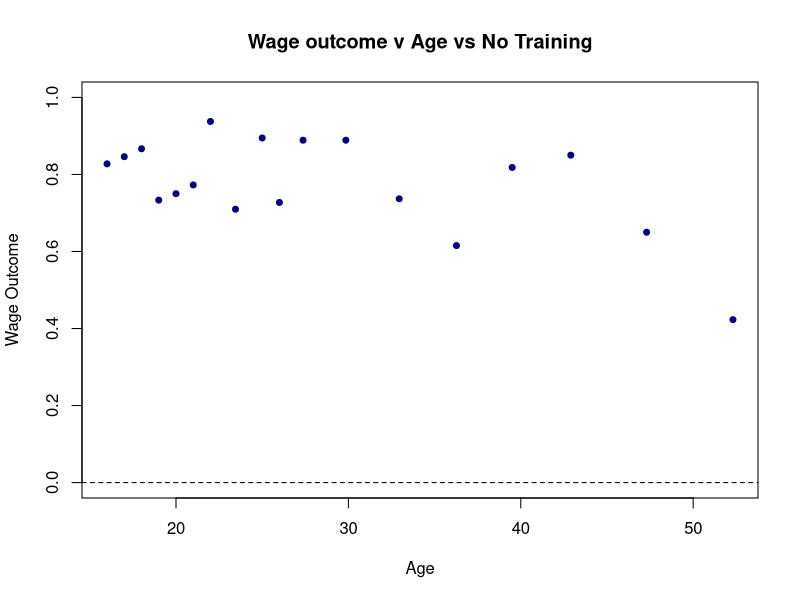
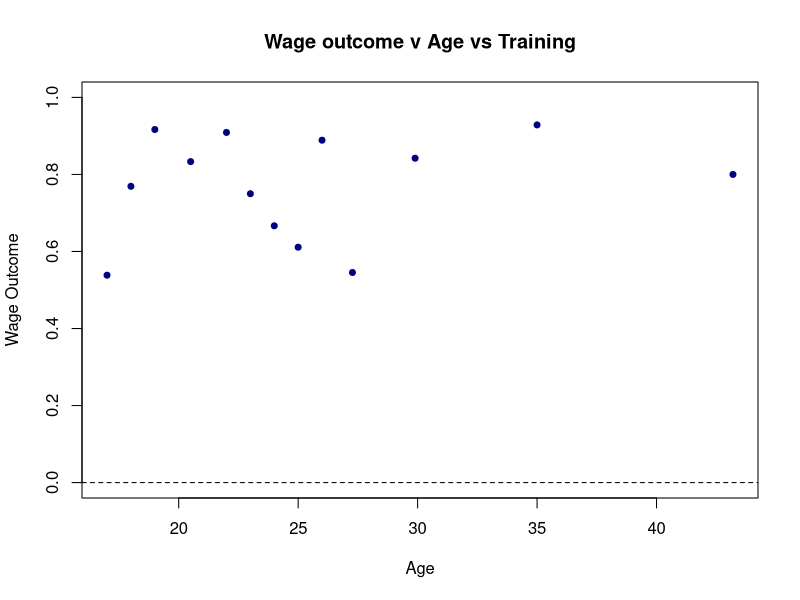
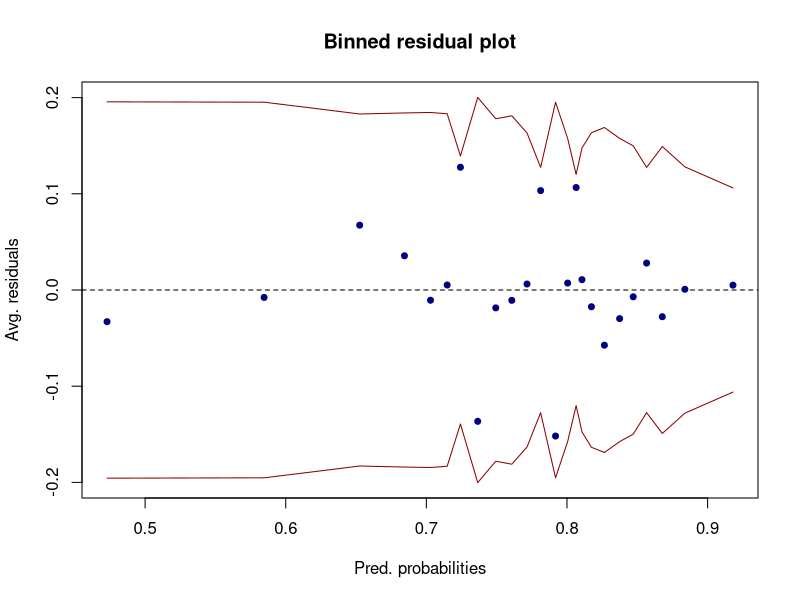
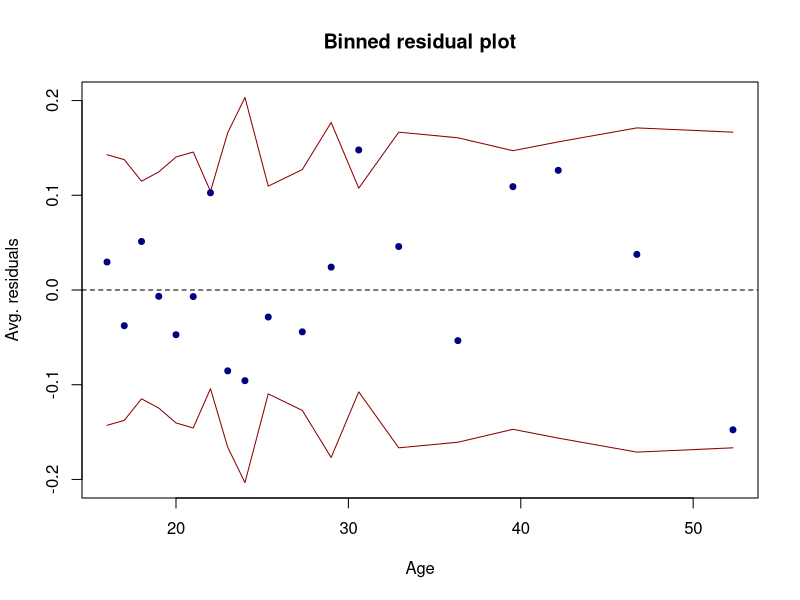
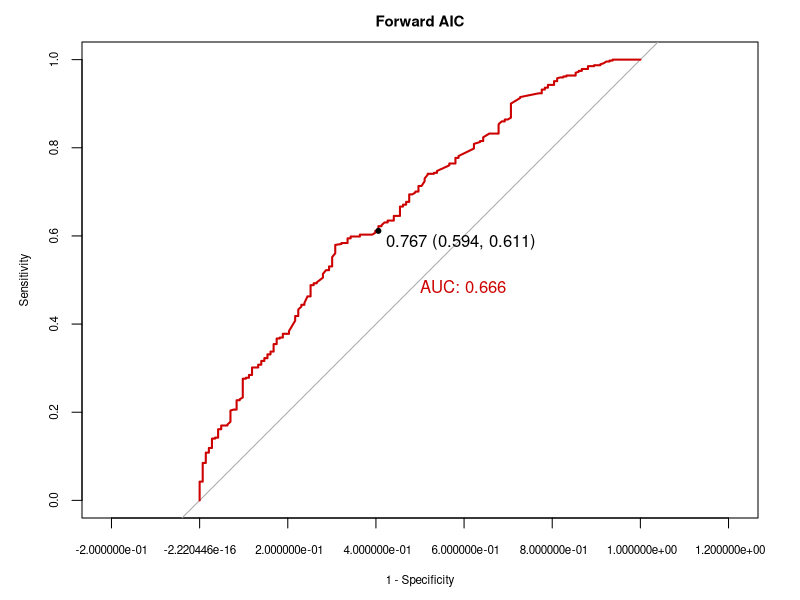
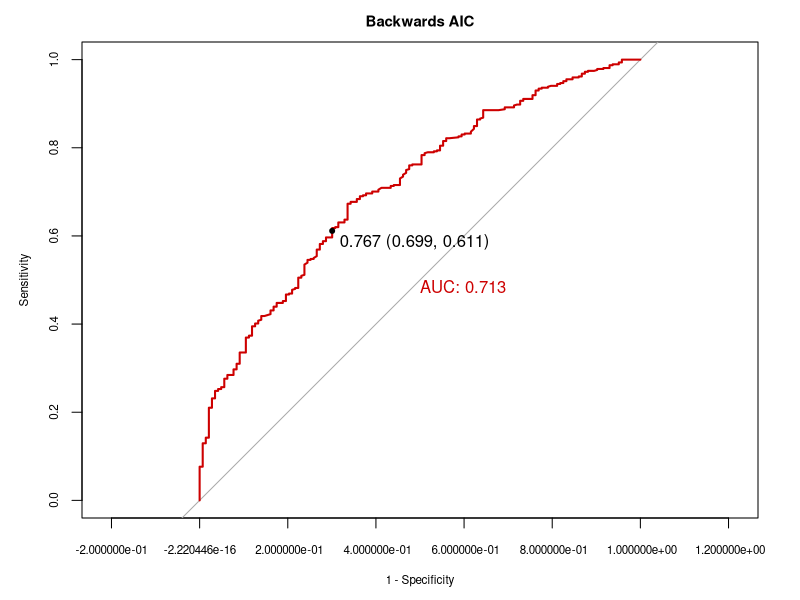
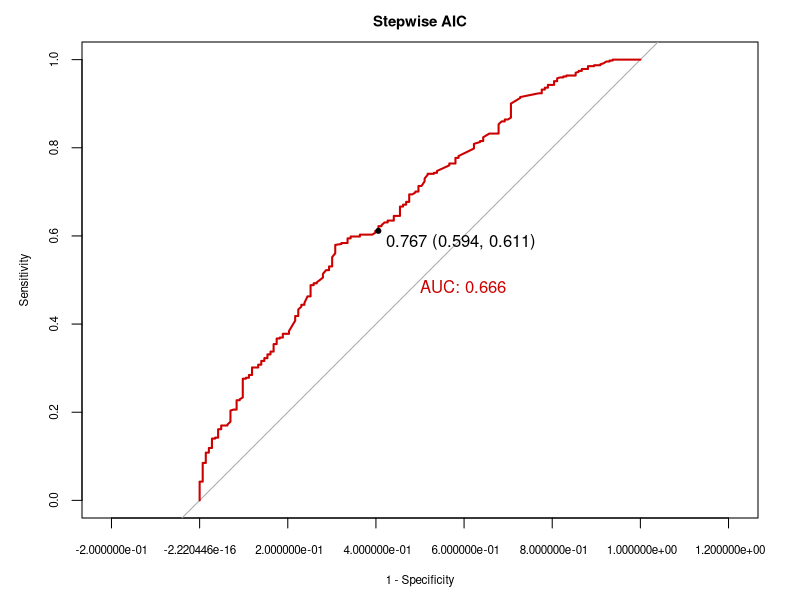
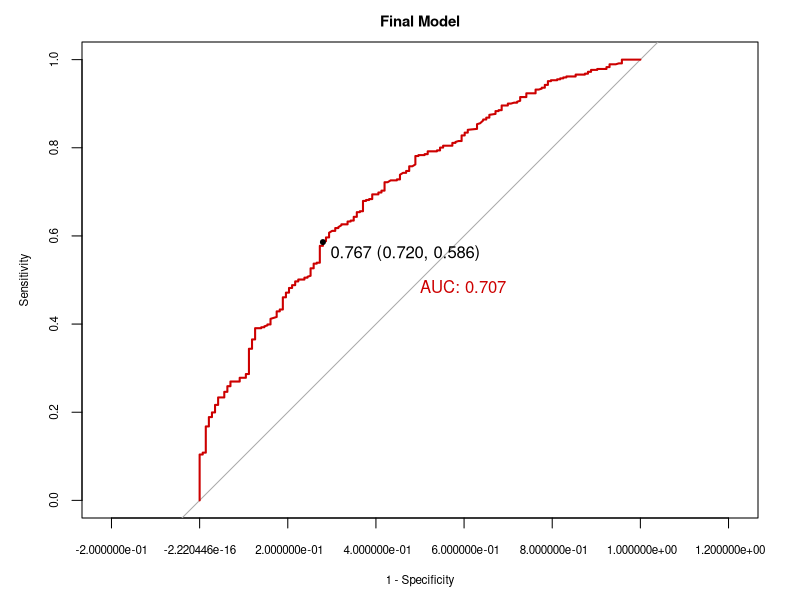

These figures' R source, in order:
## ---- chunk 1
knitr::opts_chunk$set(echo = TRUE)
library(ggplot2)
library(readr)
library(dplyr)
library(arm)
library(pROC)
library(caret)
library(data.table)
library(magrittr)
library(kableExtra)
library(xtable)
options(xtable.comment = FALSE)
## ---- chunk 2
df <- read.csv("Data/lalonde.csv")
df <- fread("Data/lalonde.csv")
df[,outcome := re78 - re74]
df[,b := as.numeric(re78>0)]
df[,bf := factor(re78>0)]
df[,race := c("black", "other")[black+1]]
df[hispan==1,race := "hispanic"]
df[,race := factor(race)]
df[,nodegree_f := factor(nodegree)]
df[,married_f := factor(married)]
df[,treat_f := factor(treat)]
df[,growth := re78 - re74]
df[treat==0,growth := re78 - re75]
df$wage <- ifelse(df$re78 > 0, 1, 0)
df$wage_fact <- factor(df$wage)
## ---- chunk 3
wage_treat <- apply(table(df[,c('wage_fact', 'treat')]) / sum(table(df[,c('wage_fact', 'treat')])), 2, function(x) x/sum(x))
rownames(wage_treat) <- c("wage0", "wage1")
colnames(wage_treat) <- c("treat0", "treat1")
knitr::kable(wage_treat, escape = FALSE, 'pipe',  caption = "Conditional table for wage given treat", digits=2)

#knitr::kable(list(wage_treat, wage_race))
## ---- chunk 4
#Training v race v outcome
interact_df = data.frame(
  treat0 = df[df$treat==0,] %$% table(race, b) %>% prop.table(1) %>% c %>% extract(4:6),
  treat1 = df[df$treat==1,] %$% table(race, b) %>% prop.table(1) %>% c %>% extract(4:6),
  race = levels(df$race)
)
knitr::kable(interact_df,  escape = FALSE, 'pipe', caption = "Conditional probability of wage being non-zero given treat and race", digits=2)
## ---- chunk 5

#wage v age v train
binnedplot(y=df$wage[df$treat==0], 
           df$age[df$treat==0],
           xlab='Age',
           ylim=c(0,1),  
           col.pts='navy', 
           ylab ='Wage Outcome', 
           main='Wage outcome v Age vs No Training', 
           col.int='white')

binnedplot(y=df$wage[df$treat==1], 
           df$age[df$treat==1], 
           xlab='Age', 
           ylim=c(0,1),  
           col.pts='navy', 
           ylab ='Wage Outcome', 
           main='Wage outcome v Age vs Training', 
           col.int='white')

## ---- chunk 6
glm1 <- glm(wage_fact ~ treat + age + educ + race + married + nodegree + re74, data = df, family = binomial(link=logit))
## ---- chunk 7
resids1 <- residuals(glm1, "resp")
binnedplot(fitted(glm1), resids1, xlab="Pred. probabilities",
           col.int="red4",ylab="Avg. residuals",main="Binned residual plot",col.pts="navy")
binnedplot(df$age, resids1, xlab="Age",
           col.int="red4",ylab="Avg. residuals",main="Binned residual plot",col.pts="navy")

## ---- chunk 8
full_glm <- glm(wage_fact ~ treat + age + educ + race + married + nodegree + re74  + 
                  treat*(re74 +  married + nodegree + race + age + educ) + 
                  race*(re74 +  married + nodegree + age + educ) + 
                  married*(re74 + nodegree + age + educ) +
                  nodegree*(re74 +  age + educ), data = df, family = binomial(link=logit))
null_glm <- glm(wage_fact ~ treat, data = df, family = binomial())
## ---- chunk 9
invisible(anova(glm1, full_glm, test = "Chisq"))
## ---- chunk 10
f_aic <- step(null_glm, scope = formula(full_glm), direction = "forward", trace = 0) 
step_aic <- step(null_glm, scope = formula(full_glm), direction = "both", trace = 0)
b_aic <- step(full_glm, direction = "backward", trace = 0)
f_resids <- residuals(f_aic, "resp")
b_resids <- residuals(b_aic, "resp")
step_resids <- residuals(step_aic, "resp")
## ---- chunk 11
invisible(roc(df$wage_fact, fitted(f_aic), plot = T, print.thres = mean(as.numeric(as.character(df$wage_fact))), legacy.axes = T, print.auc = T, col = "red3", main = "Forward AIC", cex.main = 0.9, cex.lab = 0.7, cex.axis = 0.7))
invisible(roc(df$wage_fact, fitted(b_aic), plot = T, print.thres = mean(as.numeric(as.character(df$wage_fact))), legacy.axes = T, print.auc = T, col = "red3", main = "Backwards AIC", cex.main = 0.9, cex.lab = 0.7, cex.axis = 0.7))
invisible(roc(df$wage_fact, fitted(step_aic), plot = T, print.thres = mean(as.numeric(as.character(df$wage_fact))), legacy.axes = T, print.auc = T, col = "red3", main = "Stepwise AIC", cex.main = 0.9, cex.lab = 0.7, cex.axis = 0.7))
## ---- chunk 12
final_model <- glm(wage_fact ~ treat + age + educ + race + married + nodegree + 
    re74 + treat:re74 + treat:race + treat:age + race:married + race:nodegree + educ:race + age:nodegree, 
    family = binomial(), data = df)
#no_race <- glm(wage_fact ~ treat + age + educ + race + married + nodegree + 
 #   re74 + treat:re74 + treat:age + race:married + race:nodegree + educ:race + age:nodegree, family = binomial(), data = df)
no_race <- glm(wage_fact ~ treat + age + educ + married + nodegree + 
    re74 + treat:re74 + treat:age + age:nodegree, family = binomial(), data = df)
xtable(summary(final_model), digits=2)
invisible(anova(no_race, final_model, test = "Chisq"))
## ---- chunk 13
invisible(confint(final_model, level=0.95))

## ---- chunk 14
invisible(roc(df$wage_fact, fitted(final_model), plot = T, print.thres = mean(as.numeric(as.character(df$wage_fact))), legacy.axes = T, print.auc = T, col = "red3", main = "Final Model", cex.main = 0.9, cex.lab = 0.7, cex.axis = 0.7))

binnedplot(fitted(final_model), step_resids, xlab="Pred. probabilities",
           col.int="red4",ylab="Avg. residuals",main="Binned residual plot",col.pts="navy", 
           cex.main = 0.9, cex.lab = 0.7, cex.axis = 0.7)

## ---- chunk 15
cm_final <- confusionMatrix(as.factor(ifelse(fitted(final_model) >= mean(as.numeric(as.character(df$wage_fact))), "1","0")), as.factor(df$wage_fact),positive = "1")
invisible(cm_final$table)
invisible(cm_final$overall["Accuracy"])
invisible(cm_final$byClass[c("Sensitivity","Specificity")])
## ---- chunk 16
summary(df[,-1])
## ---- chunk 17
wage_marr <- apply(table(df[,c('wage_fact', 'married')]) / sum(table(df[,c('wage_fact', 'married')])), 2, function(x) x/sum(x))
wage_degree <- apply(table(df[,c('wage_fact', 'nodegree')]) / sum(table(df[,c('wage_fact', 'nodegree')])), 2, function(x) x/sum(x))
rownames(wage_marr) <- c("wage0", "wage1")
rownames(wage_degree) <- c("wage0", "wage1")
colnames(wage_marr) <- c("not_married0", "married")
colnames(wage_degree) <- c("nodegree", "degree")
knitr::kable(wage_marr, escape = FALSE, 'pipe', , caption = "Conditional table for wage given married status")
knitr::kable(wage_degree, escape = FALSE, 'pipe', , caption = "Conditional table for wage given degree")
wage_race <- apply(table(df[,c('wage_fact', 'race')]) / sum(table(df[,c('wage_fact', 'race')])), 2, function(x) x/sum(x))
rownames(wage_race) <- c("wage0", "wage1")
colnames(wage_race) <- c("black", "hispanic", "other")
knitr::kable(wage_race, escape = FALSE, 'pipe', , caption = "Conditional table for wage given race")
wage_educ <- apply(table(df[,c('wage_fact', 'educ')]) / sum(table(df[,c('wage_fact', 'educ')])), 2, function(x) x/sum(x))
wage_educ
## ---- chunk 18
ggplot(df, aes(y=wage_fact, x=re74, fill=re74)) + 
  geom_boxplot() + 
  theme(legend.position='none') + 
  scale_fill_brewer(palette='YlOrBr') + 
  labs(title="Wage Outcome vs Re74", x="Re74", y="Wage Outcome") +
  facet_wrap(~treat)

## ---- chunk 19
#Training v educ v outcome
interact_df1 = data.frame(
  treat0 = df[df$treat==0,] %$% table(nodegree, b) %>% prop.table(1) %>% c %>% extract(3:4),
  treat1 = df[df$treat==1,] %$% table(nodegree, b) %>% prop.table(1) %>% c %>% extract(3:4),
  nodegree = 0:1
)
interact_df1
## ---- chunk 20
par(mfcol=c(2,1))

binnedplot(y=df$wage[df$treat==0], 
           df$educ[df$treat==0], 
           xlab='Aget', 
           ylim=c(0,1),  
           col.pts='navy', 
           ylab ='Non-zero p', 
           main='Non-zero v Educ vs No Training', 
           col.int='white')

binnedplot(y=df$wage[df$treat==1], 
           df$educ[df$treat==1], 
           xlab='Aget', 
           ylim=c(0,1),  
           col.pts='navy', 
           ylab ='Non-zero p', 
           main='Non-zero v Educ vs Training', 
           col.int='white')
## ---- chunk 21
xtable(summary(glm1))
## ---- chunk 22
step_aic <- step(null_glm, scope = formula(full_glm), direction = "both", trace = 0)
xtable(summary(step_aic))

## ---- chunk 23
xtable(summary(f_aic))

## ---- chunk 24
xtable(summary(b_aic))

## ---- chunk 25
f_resids <- residuals(f_aic, "resp")
b_resids <- residuals(b_aic, "resp")
step_resids <- residuals(step_aic, "resp")
# forward AIC
binnedplot(fitted(f_aic), f_resids, xlab="Pred. probabilities",
           col.int="red4",ylab="Avg. residuals",main="Binned residual plot",col.pts="navy", 
           cex.main = 0.9, cex.lab = 0.7, cex.axis = 0.7)
# backward AIC
binnedplot(fitted(b_aic), b_resids, xlab="Pred. probabilities",
           col.int="red4",ylab="Avg. residuals",main="Binned residual plot",col.pts="navy", 
           cex.main = 0.9, cex.lab = 0.7, cex.axis = 0.7)
# stepwise AIC
binnedplot(fitted(step_aic), step_resids, xlab="Pred. probabilities",
           col.int="red4",ylab="Avg. residuals",main="Binned residual plot",col.pts="navy", 
           cex.main = 0.9, cex.lab = 0.7, cex.axis = 0.7)
## ---- chunk 26
# forward AIC
cm1 <- confusionMatrix(as.factor(ifelse(fitted(f_aic) >= mean(as.numeric(as.character(df$wage_fact))), "1","0")),
                            df$wage_fact, positive = "1")
# backward AIC
cm2 <- confusionMatrix(as.factor(ifelse(fitted(b_aic) >= mean(as.numeric(as.character(df$wage_fact))), "1","0")),
                            as.factor(df$wage_fact),positive = "1")
# stepwise AIC
cm3 <- confusionMatrix(as.factor(ifelse(fitted(step_aic) >= mean(as.numeric(as.character(df$wage_fact))), "1","0")), as.factor(df$wage_fact),positive = "1")
# fowards AIC
cm1$table
cm1$overall["Accuracy"]
cm1$byClass[c("Sensitivity","Specificity")]
## ---- chunk 27
# backwards AIC
cm2$table
cm2$overall["Accuracy"]
cm2$byClass[c("Sensitivity","Specificity")]
## ---- chunk 28
# stepwise AIC
cm3$table
cm3$overall["Accuracy"]
cm3$byClass[c("Sensitivity","Specificity")]
